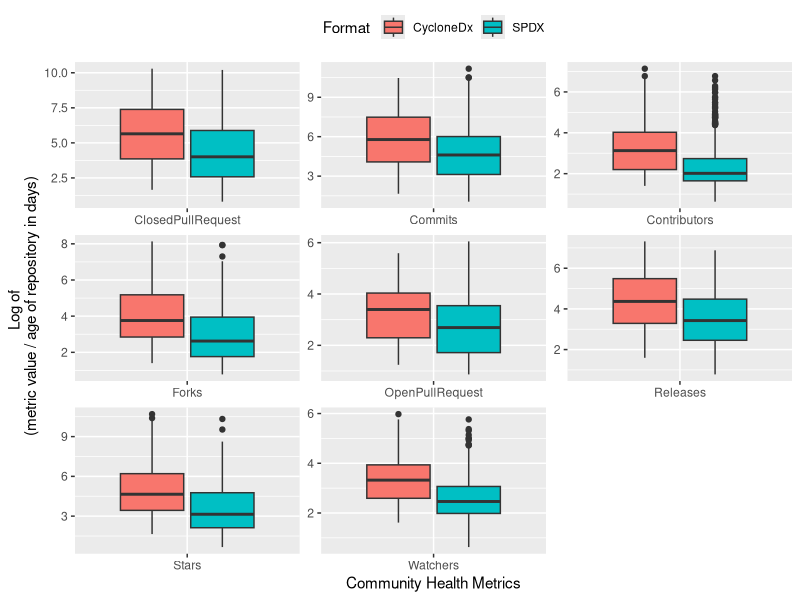

This chart was generated by the following R code:
# load packages
library(dplyr)
library(tidyr)
library(ggplot2)
if (!file.exists("CycloneNSpdxTools.csv") && dir.exists("RQ2-tools")) setwd("RQ2-tools")

df <- read.csv("CycloneNSpdxTools.csv")
df$X <- NULL
#collection date
date1 <- as.POSIXct("2025-05-01", tz = "UTC", format = "%Y-%m-%d")
#repo creation date
date2 <- as.POSIXct(df$CreationDate, tz = "UTC", format = "%Y-%m-%d")
# Calculate the difference in days
df$days <- as.numeric(difftime(date1, date2, units = "days"))
#View(df)

df[, 6:13] <- (df[, 6:13] / df$days)*10000

gathered_df <- gather(df, attribute, count, -Format, -Tool, -Language, -Repo, -CreationDate, -Language, -days)

#View(gathered_df)
gathered_df$Repo <- NULL
gathered_df$Tool <- NULL
gathered_df$Language <- NULL
gathered_df$days <- NULL
gathered_df$CreationDate <- NULL

df <- gathered_df
names(df)[names(df) == "Format"] <- "format"

df <- df %>%
  filter(attribute!="ClosedIssues") %>%
  filter(attribute!="OpenIssues") 

plot <- ggplot(df, aes(x=reorder(attribute, -(as.numeric(count))), y=log((as.numeric(count))), fill=format)) + 
  geom_boxplot() +
  ylab("Log of \n (metric value / age of repository in days)") + xlab("Community Health Metrics") +
  labs(fill = "Format ") +
  theme(legend.position="top") +
  facet_wrap( ~ attribute, scales="free") +
  #  theme(axis.text.y = element_blank()) +
  theme(
    strip.background = element_blank(),
    strip.text.x = element_blank()
  )

pdf(file = "tool_metrics.pdf",width = 4, height = 3.5)
plot
dev.off()

names(df)[names(df) == "format"] <- "identifier"

df <- na.omit(df)
class_spdx <- subset(df, identifier == "SPDX")
class_cdx <- subset(df, identifier == "CycloneDx")
# Perform paired Wilcoxon signed-rank test for each identifier
p_values <- list()
for (id in unique(df$attribute)) {
  cat("attribute:", id, "\n")
  
  # Subset data for the current identifier
  id_data_A <- subset(class_spdx, attribute == id)$count
  id_data_B <- subset(class_cdx, attribute == id)$count
  
  # Perform Wilcoxon signed-rank test
  #print(wilcox.test(id_data_A, id_data_B, paired = FALSE))
  
  mw_test <- wilcox.test(id_data_A, id_data_B, paired = FALSE)
  p_values[[id]] <- mw_test$p.value
  #cat("p-value: ",mw_test$p.value, "\n")
  # Calculate Cliff's delta
  cliffs_delta <- function(x, y) {
    # Cliff's delta = P(x > y) - P(x < y); the Mann-Whitney statistic W counts ties as 1/2
    x <- x[!is.na(x)]; y <- y[!is.na(y)]
    2 * unname(wilcox.test(x, y, exact = FALSE)$statistic) / (length(x) * length(y)) - 1
  }
  
  delta <- cliffs_delta(id_data_A, id_data_B)
  cat("cliff's delta: ", delta, "\n")
  cat("\n")
}

# Convert p_values list to a vector
p_values_vec <- unlist(p_values)

# Adjust p-values using Bonferroni correction
adjusted_p_values <- p.adjust(p_values_vec, method = "bonferroni")

# Print adjusted p-values
for (i in 1:length(adjusted_p_values)) {
  cat("attribute:", names(adjusted_p_values)[i], "\n")
  cat("adjusted p-value: ", adjusted_p_values[i], "\n")
}
df3 <- df %>%
  group_by(identifier, attribute) %>%
  summarise(mean=mean(as.numeric(count)),
            median = median((count)))
View(df3)
